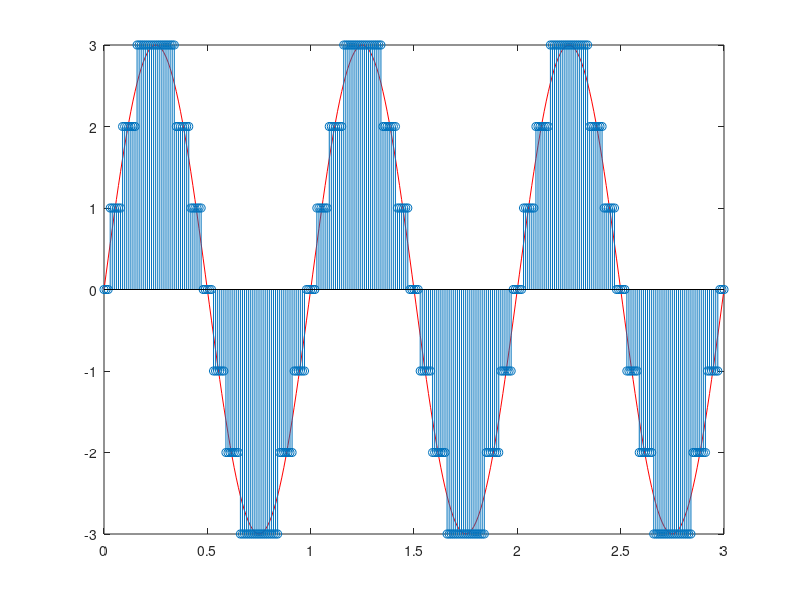

This figure's MATLAB source:
clc;clear;
t=0:0.01:3;
A=3;
y=A*sin(2*pi*1*t);
level=5;
sublevel=[A,A/2,0,-A/2,-A];
quantize=zeros(1,length(y));
symbols=zeros(1,length(y));
for i=1:length(y)
    if y(i)>=2.5
        quantize(i)=3;
        symbols(i)=7;
        
    elseif 1.5<=y(i)&& y(i)<2.5
        quantize(i)=2;
        symbols(i)=6;
        
    elseif 0.5<=y(i)&& y(i)<1.5
        quantize(i)=1;
        symbols(i)=5;
        
    elseif -0.5<=y(i)&& y(i)<0.5
        quantize(i)=0;
        symbols(i)=4;
        
    elseif -1.5<=y(i) && y(i)<-0.5
        quantize(i)=-1;
        symbols(i)=3;
        
    elseif -2.5<=y(i) && y(i)<-1.5
        quantize(i)=-2;
        symbols(i)=2;
        
    elseif y(i)<=-2.5
        quantize(i)=-3;
        symbols(i)=1;
    end
end
plot(t,y,'red')
hold on
stem(t,quantize)